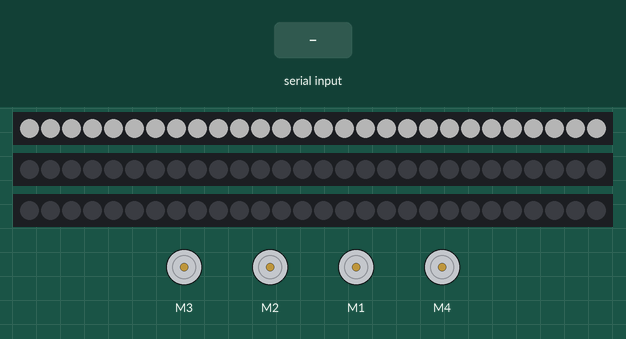
Simulated run of this sketch. Board: Arduino Uno, built with avr-gcc and run on an emulated ATmega328P. On the bench: 4 × DC motor (green arrow = forward, orange = backward, longer = faster), 3 × 28 RGB LEDs in strip order, left to right. The inputs (shaded band) are chosen by the test bench. Dim RGB values are drawn brighter than linear; what the sketch prints to the serial monitor is not drawn.

Above: at 0.8 s.
0.9 s: "1" received over Serial
At 1.12 s:
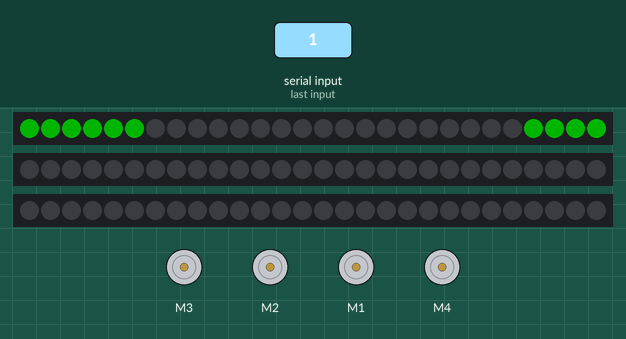
At 1.47 s:
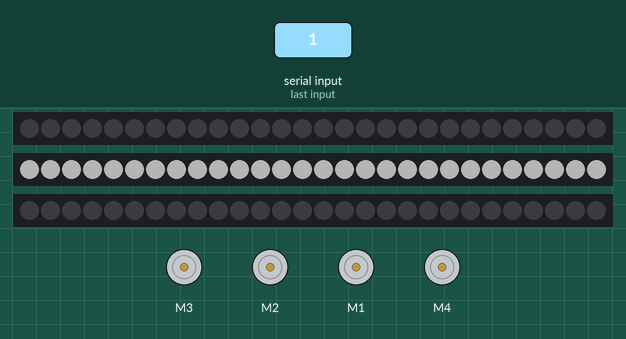
Timing chart, 0 to 3.9 s (numbered marks = the images above; inputs shaded):
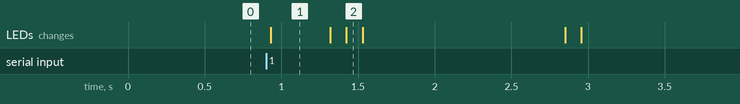

Measured:
- after the input at 0.9 s, the LEDs: change at once (image 1)

The sketch:

EMG_robot.ino
```cpp
// Digital pin #2 is the same as Pin D2 see
// http://arduino.cc/en/Hacking/PinMapping168 for the 'raw' pin mapping

// Using the Adafruit Motor Shield v2:
// http://www.adafruit.com/products/1438

#include <Wire.h>
#include <Adafruit_MotorShield.h>

#include "EMG_robot.h"
#include "robotArm.h"
#include "wheelchairBase.h"

#define RX_TIMEOUT 250

#define SELECTION_SCAN_UPDATE_INTERVAL 1250

MODES mode = MODE_GROUP;
int selection = 0;

//TODO: watchdog?
//TODO: other safeties

// buffer sizes
#define maxTraceF 128

char trcBuf[maxTraceF];

// debug output
void tracef(const char *fmt, ... )
{
  va_list args;
  va_start (args, fmt );
  vsnprintf(trcBuf, maxTraceF, fmt, args);
  va_end (args);
  trace(trcBuf);
}

// debug output
void trace(const char *str)
{
  Serial.print(str);
}

//
uint8_t activated = 0; //is a motor/action in progress
void setup()
{
	//USB
	Serial.begin(9600);
	Serial.println("USB ready");

	//XBee
	//Serial1.begin(9600);
	//Serial1.println("XBee ready");

	setupArm();
	setupLEDs();
	setupWheelchairBase();

	//process commands
	uint32_t lastRx;
	while (1)
	{
		if (Serial.available())
		{
			char rxData = Serial.read();
			lastRx = millis();

			switch (rxData)
			{
			case '0': break; //nothing to do

			case '1':
				if (!activated)
				{
					processSwitchActivation();
				}
				else
				{
					allOff();
					activated = 0;
				}
				break;

			default: allOff(); break;
			}
		}

		updateWheelchairBase();
		if (!activated)
			updateSelectionScan();
		updateLEDs();

		//cut everything
		if (millis() - lastRx > RX_TIMEOUT)
		{
			allOff();
			resetSelection();
		}
	}

	while (1) {}
}

//
void loop() {}

//
void allOff()
{
	driveOff();
	armOff();
}

//
void resetSelection()
{
	mode = MODE_GROUP;
	selection = 0;
}

//
void processSwitchActivation()
{
	switch (mode)
	{
	case MODE_GROUP:
		switch (selection)
		{
		case GROUP_BASE: mode = MODE_BASE; selection = 0; break;
		case GROUP_ARM1: mode = MODE_ARM1; selection = 0; break;
		case GROUP_ARM2: mode = MODE_ARM2; selection = 0; break;
		}
		break;

	case MODE_BASE:
		switch (selection)
		{
        case BASE_OPT_FORWARD: buildDriveCmd(driveCmdBuf, DRIVE_SPEED, 100, 0); activated = 1; break;
        case BASE_OPT_REVERSE: buildDriveCmd(driveCmdBuf, DRIVE_SPEED, -100, 0); activated = 1; break;
        case BASE_OPT_LEFT: buildDriveCmd(driveCmdBuf, DRIVE_SPEED, 0, -100); activated = 1; break;
        case BASE_OPT_RIGHT: buildDriveCmd(driveCmdBuf, DRIVE_SPEED, 0, 100); activated = 1; break;
        case MAX_BASE_OPTION: mode = MODE_GROUP; selection = 0; break;
		}
		break;

	case MODE_ARM1:
		switch (selection)
		{
        case ARM1_OPT_DOWN: armElevationMotor->setSpeed(ARM_ELEVATION_DOWN_SPEED); armElevationMotor->run(FORWARD); activated = 1; break;
        case ARM1_OPT_UP: armElevationMotor->setSpeed(ARM_ELEVATION_UP_SPEED); armElevationMotor->run(BACKWARD); activated = 1; break;
        case ARM1_OPT_LEFT: armTurnMotor->run(BACKWARD); activated = 1; break;
        case ARM1_OPT_RIGHT: armTurnMotor->run(FORWARD); activated = 1; break;
        case MAX_ARM1_OPTION: mode = MODE_GROUP; selection = 1; break;
        }
		break;

	case MODE_ARM2:
		switch (selection)
		{
        case ARM2_OPT_RETRACT: armReachMotor->run(FORWARD); activated = 1; break;
        case ARM2_OPT_EXTEND: armReachMotor->run(BACKWARD); activated = 1; break;
        case ARM2_OPT_CLOSE: armClawMotor->run(FORWARD); activated = 1; break;
        case ARM2_OPT_OPEN: armClawMotor->run(BACKWARD); activated = 1; break;
        case MAX_ARM2_OPTION: mode = MODE_GROUP; selection = 2; break;
        }
		break;
	}
}

//
void updateSelectionScan()
{
	static uint32_t lastUpdate = 0;
	if (millis() - lastUpdate < SELECTION_SCAN_UPDATE_INTERVAL)
		return;

	char max;
	switch (mode)
	{
	case MODE_GROUP: max = MAX_GROUP; break;
	case MODE_BASE: max = MAX_BASE_OPTION; break;
	case MODE_ARM1: max = MAX_ARM1_OPTION; break;
	case MODE_ARM2: max = MAX_ARM2_OPTION; break;
	}

	if (mode != MODE_GROUP)
		max++; //exit option

	selection = (selection + 1)	% max;
	lastUpdate = millis();
}
```

EMG_robot.h
```cpp
#ifndef __EMG_ROBOT_H_
#define __EMG_ROBOT_H_

enum MODES {MODE_GROUP, MODE_BASE, MODE_ARM1, MODE_ARM2, MAX_MODE};
enum GROUPS {GROUP_BASE, GROUP_ARM1, GROUP_ARM2, MAX_GROUP};
enum BASE_OPTIONS {BASE_OPT_FORWARD, BASE_OPT_REVERSE, BASE_OPT_RIGHT, BASE_OPT_LEFT, MAX_BASE_OPTION};
enum ARM1_OPTIONS {ARM1_OPT_DOWN, ARM1_OPT_UP, ARM1_OPT_RIGHT, ARM1_OPT_LEFT, MAX_ARM1_OPTION};
enum ARM2_OPTIONS {ARM2_OPT_EXTEND, ARM2_OPT_RETRACT, ARM2_OPT_OPEN, ARM2_OPT_CLOSE, MAX_ARM2_OPTION};

#endif
```

indicatorLEDs.ino
```cpp
#include <Adafruit_NeoPixel.h>

#define STRIP_LEN 28
#define BAND_LEN 10
#define BASE_STRIP_PIN 5
#define ARM1_STRIP_PIN 6
#define ARM2_STRIP_PIN 7

Adafruit_NeoPixel baseStrip = Adafruit_NeoPixel(STRIP_LEN, BASE_STRIP_PIN, NEO_GRB + NEO_KHZ800);
Adafruit_NeoPixel arm1Strip = Adafruit_NeoPixel(STRIP_LEN, ARM1_STRIP_PIN, NEO_GRB + NEO_KHZ800);
Adafruit_NeoPixel arm2Strip = Adafruit_NeoPixel(STRIP_LEN, ARM2_STRIP_PIN, NEO_GRB + NEO_KHZ800);

#define BRIGHTNESS 64
//#define BRIGHTNESS 8

uint32_t white = Adafruit_NeoPixel::Color(BRIGHTNESS, BRIGHTNESS, BRIGHTNESS);
uint32_t red = Adafruit_NeoPixel::Color(BRIGHTNESS, 0, 0);
uint32_t green = Adafruit_NeoPixel::Color(0, BRIGHTNESS, 0);
uint32_t blue = Adafruit_NeoPixel::Color(0, 0, BRIGHTNESS);
uint32_t magenta = Adafruit_NeoPixel::Color(BRIGHTNESS, 0, BRIGHTNESS);
uint32_t cyan = Adafruit_NeoPixel::Color(0, BRIGHTNESS, BRIGHTNESS);
uint32_t yellow = Adafruit_NeoPixel::Color(BRIGHTNESS, BRIGHTNESS, 0);

#include "EMG_robot.h"

const int8_t baseLEDs[] = {24, 10, 3, 17};
const int8_t arm1LEDs[] = {24, 10, 3, 17};
const int8_t arm2LEDs[] = {24, 10, 3, 17};

const uint32_t selectionColors[] = {green, red, cyan, magenta};

//
void setupLEDs()
{
	//start all LEDs off
	baseStrip.begin();
	baseStrip.show();

	arm1Strip.begin();
	arm1Strip.show();

	arm2Strip.begin();
	arm2Strip.show();
}

//
int lastMode = -1;
int lastSelection = -1;
void updateLEDs()
{
	//tracef("updateLEDs; mode:%d selection:%d\r\n", mode, selection);

	if (mode == lastMode && selection == lastSelection)
		return; //nothing to do

	//clear
	for (uint8_t i = 0; i < STRIP_LEN; i++)
	{
		baseStrip.setPixelColor(i, 0, 0, 0);
		arm1Strip.setPixelColor(i, 0, 0, 0);
		arm2Strip.setPixelColor(i, 0, 0, 0);
	}

	switch (mode)
	{
	case MODE_GROUP:
		switch (selection)
		{
		case GROUP_BASE:
			for (uint8_t i = 0; i < STRIP_LEN; i++)
				baseStrip.setPixelColor(i, white);
			break;
		case GROUP_ARM1:
			for (uint8_t i = 0; i < STRIP_LEN; i++)
				arm1Strip.setPixelColor(i, white);
			break;
		case GROUP_ARM2:
			for (uint8_t i = 0; i < STRIP_LEN; i++)
				arm2Strip.setPixelColor(i, white);
			break;
		}
		break;

	case MODE_BASE:
		if (selection != MAX_BASE_OPTION)
		{
			for (uint8_t i = 0; i < BAND_LEN; i++)
				baseStrip.setPixelColor((baseLEDs[selection] + i) % STRIP_LEN, selectionColors[selection]);
		}
		else
		{
			for (uint8_t i = 0; i < STRIP_LEN; i++)
				baseStrip.setPixelColor(i, yellow);
		}
		break;

	case MODE_ARM1:
		if (selection != MAX_ARM1_OPTION)
		{
			for (uint8_t i = 0; i < BAND_LEN; i++)
				arm1Strip.setPixelColor((arm1LEDs[selection] + i) % STRIP_LEN, selectionColors[selection]);
		}
		else
		{
			for (uint8_t i = 0; i < STRIP_LEN; i++)
				arm1Strip.setPixelColor(i, yellow);
		}
		break;

	case MODE_ARM2:
		if (selection != MAX_ARM2_OPTION)
		{
			for (uint8_t i = 0; i < BAND_LEN; i++)
				arm2Strip.setPixelColor((arm2LEDs[selection] + i) % STRIP_LEN, selectionColors[selection]);
		}
		else
		{
			for (uint8_t i = 0; i < STRIP_LEN; i++)
				arm2Strip.setPixelColor(i, yellow);
		}
		break;
	}

	baseStrip.show();
	arm1Strip.show();
	arm2Strip.show();

	lastMode = mode;
	lastSelection = selection;
}
```

robotArm.h
```cpp
#ifndef __ROBOT_ARM_H_
#define __ROBOT_ARM_H_

#define ARM_TURN_MOTOR 1
#define ARM_ELEVATION_MOTOR 2
#define ARM_REACH_MOTOR 3
#define ARM_CLAW_MOTOR 4

#define ARM_CLAW_SPEED 32
#define ARM_TURN_SPEED 32
#define ARM_ELEVATION_DOWN_SPEED 32
#define ARM_ELEVATION_UP_SPEED 140
#define ARM_REACH_SPEED 64

extern Adafruit_DCMotor *armReachMotor;
extern Adafruit_DCMotor *armElevationMotor;
extern Adafruit_DCMotor *armTurnMotor;
extern Adafruit_DCMotor *armClawMotor;

#endif
```

robotArm.ino
```cpp
#include "robotArm.h"

Adafruit_MotorShield AFMS = Adafruit_MotorShield();

Adafruit_DCMotor *armReachMotor = AFMS.getMotor(ARM_REACH_MOTOR);
Adafruit_DCMotor *armElevationMotor = AFMS.getMotor(ARM_ELEVATION_MOTOR);
Adafruit_DCMotor *armTurnMotor = AFMS.getMotor(ARM_TURN_MOTOR);
Adafruit_DCMotor *armClawMotor = AFMS.getMotor(ARM_CLAW_MOTOR);

//
void setupArm()
{
	AFMS.begin();

	armReachMotor->run(RELEASE);
	armReachMotor->setSpeed(ARM_REACH_SPEED);
	armElevationMotor->run(RELEASE);
	armTurnMotor->run(RELEASE);
	armTurnMotor->setSpeed(ARM_TURN_SPEED);
	armClawMotor->run(RELEASE);
	armClawMotor->setSpeed(ARM_CLAW_SPEED);
}

//
void armOff()
{
	armReachMotor->run(RELEASE);
	armElevationMotor->run(RELEASE);
	armTurnMotor->run(RELEASE);
	armClawMotor->run(RELEASE);
}
```

wheelchairBase.h
```cpp
#ifndef __WHEELCHAIR_BASE_H_
#define __WHEELCHAIR_BASE_H_

#define DATA_PIN_REG PIND
#define DATA_DDR_REG DDRD
#define DATA_PORT_REG PORTD
#define DATA_PIN 2
#define BIT_WIDTH 26 //uS
#define DELAY_CMD 8 //ms

#define NUM_PACKETS 6
#define LEN_PACKET (3+8+1)
#define LEN_CMD (LEN_PACKET*NUM_PACKETS)

#define CMD_INIT   "11001001010111010110101111."

#define DRIVE_SPEED 4

extern char driveCmdBuf[LEN_CMD];

#endif
```

wheelchairBase.ino
```cpp
#include "wheelchairBase.h"

char driveCmdBuf[LEN_CMD];
uint32_t lastTx;

//
char pow2(int p)
{
  int retval = 1;
  for (int i = 0; i < p; i++)
    retval *= 2;
  return retval;
}

//
void charToString(const char val, char *string)
{
 for (int i = 0; i < 8; i++)
   string[i] = (val & pow2(i)) ? '1' : '0';
}

//
void charToStringI(const char val, char *string)
{
 for (int i = 0; i < 8; i++)
   string[i] = (val & pow2(i)) ? '0' : '1';
}

//
void stringToChar(const char *string, char &val)
{
  val = 0;
 for (int i = 0; i < 8; i++)
  if (string[i] == '1')
   val += pow2(i);
}

//example:
//    start          horn           speed[4]       y              x              checksum
//110 01010010 1 110 10000000 1 110 11100000 1 110 00101011 0 110 01000000 1 110 11101011 0
void buildDriveCmd(char *buf, char speed, char y, char x)
{
  char tmp[8];

  //packet starts
  for (int p = 0; p < NUM_PACKETS; p++)
  {
    buf[p*LEN_PACKET + 0] = '1';
    buf[p*LEN_PACKET + 1] = '1';
    buf[p*LEN_PACKET + 2] = '0';
  }

  //start packet
  memcpy(buf + (0*LEN_PACKET + 3), "01010010", 8);

  //horn packet
  memcpy(buf + (1*LEN_PACKET + 3), "10000000", 8);

  //speed packet
  charToString(speed, tmp);
  memcpy(buf + (2*LEN_PACKET + 3), tmp + 4, 4);
  memcpy(buf + (2*LEN_PACKET + 3) + 4, "0000", 4);

  //y packet
  charToString(y, tmp);
  memcpy(buf + (3*LEN_PACKET + 3), tmp, 8);

  //x packet
  charToString(x, tmp);
  memcpy(buf + (4*LEN_PACKET + 3), tmp, 8);

  //checksum
  char checkVal = 0;
  for (int p = 0; p < NUM_PACKETS - 1; p++)
  {
    char val;
    stringToChar(buf + (p*LEN_PACKET + 3), val);
    checkVal += val;
  }
  charToStringI(checkVal, buf + ((NUM_PACKETS - 1) * LEN_PACKET + 3));

  //packet parity
  for (int p = 0; p < NUM_PACKETS; p++)
  {
    bool even = true;
    for (int b = 0; b < 8; b++)
      if (buf[p*LEN_PACKET + 3 + b] == '1')
        even = !even;

    buf[p*LEN_PACKET + LEN_PACKET - 1] = even ? '0' : '1';
  }
}

//
void sendDriveCmd(const char *bits)
{
  lastTx = millis();
  cli();
  DATA_DDR_REG |= (1 << DATA_PIN);

  for (int b = 0; b < LEN_CMD; b++)
  {
    if (*bits == '0')
      DATA_PORT_REG &= ~(1 << DATA_PIN);//lo
    else if (*bits == '1')
      DATA_PORT_REG |= (1 << DATA_PIN);//hi
    else
      break;

    delayMicroseconds(BIT_WIDTH);
    bits++;
  }

  DATA_PORT_REG |= (1 << DATA_PIN);//hi
  delayMicroseconds(BIT_WIDTH * 6);

  DATA_DDR_REG &= ~(1 << DATA_PIN);//release
  DATA_PORT_REG &= ~(1 << DATA_PIN);
  sei();
}

//
void sendStartSequence()
{
  for (int i = 0; i < 100; i++)
  {
    sendDriveCmd(CMD_INIT);
    delay(DELAY_CMD);
  }
}

//
void driveOff()
{
  buildDriveCmd(driveCmdBuf, DRIVE_SPEED, 0, 0);

  while (millis() - lastTx < DELAY_CMD);

  //sending many times, just in case
  for (int i = 0; i < 10; i++)
  {
    sendDriveCmd(driveCmdBuf);
    delay(DELAY_CMD);
  }
}

//
void setupWheelchairBase()
{
	buildDriveCmd(driveCmdBuf, DRIVE_SPEED, 0, 0); //init
}

//
void updateWheelchairBase()
{
	if (millis() - lastTx > DELAY_CMD)
		sendDriveCmd(driveCmdBuf);
}
```
